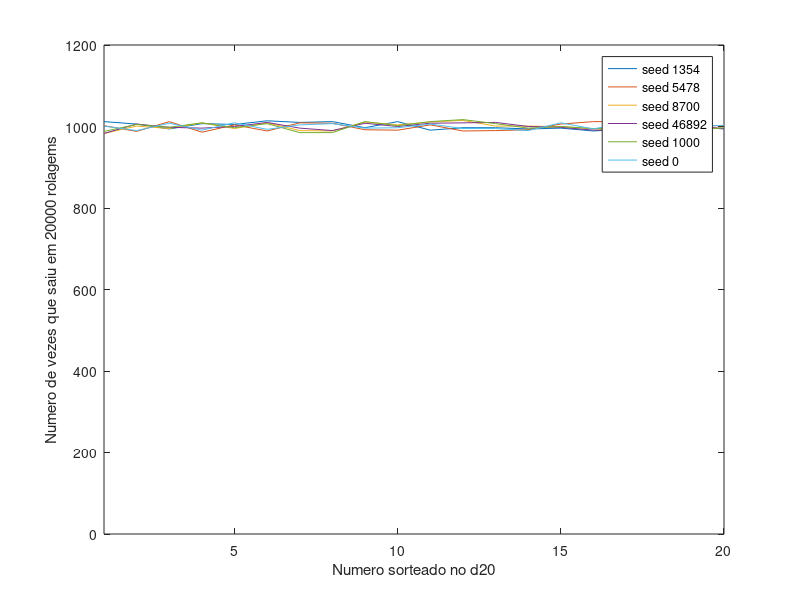

MATLAB code for this plot:

%Numero sorteado (de 1 a 20)
numbersArray  = 1:20;

%Quanto cada numero saiu em 20000 rolagems, seed = 1354
data1 = [1012  1006  994  1007  1005  1014  1010  1012  997  1012  991  997  997  994  996  989  994  979  1000  994];

%Quanto cada numero saiu em 20000 rolagems, seed = 5478
data2 = [1002  988  1012  986  1004  989  1009  1008  992  991  1004  989  990  992  1006  1012  1012  1010  1002  1002];

%Quanto cada numero saiu em 20000 rolagems, seed = 8700
data3 = [983  1001  995  1009  995  1009  990  989  1011  1004  1011  1015  1001  1001  1000  994  992  1007  998  995];

%Quanto cada numero saiu em 20000 rolagems, seed = 46892
data4 = [983  1006  998  996  1000  1010  996  990  1008  1000  1008  1009  1010  1000  998  991  991  1010  1001  995];

%Quanto cada numero saiu em 20000 rolagems, seed = 1000
data5 = [988  1005  998  1009  997  1007  985  985  1012  1002  1012  1017  1007  996  1000  995  995  1002  991  997];

%Quanto cada numero saiu em 20000 rolagems, seed = 0
data6 = [1001  990  1008  991  1009  993  1004  1007  996  997  1006  995  995  990  1009  994  1010  1002  1000  1003];

%plot dos graficos
plot(numbersArray, data1, numbersArray, data2, numbersArray, data3, numbersArray, data4, numbersArray, data5, numbersArray, data6)
axis([1 20 0 1200])
legend('seed 1354','seed 5478', 'seed 8700', 'seed 46892', 'seed 1000', 'seed 0')
xlabel('Numero sorteado no d20')
ylabel('Numero de vezes que saiu em 20000 rolagems')
